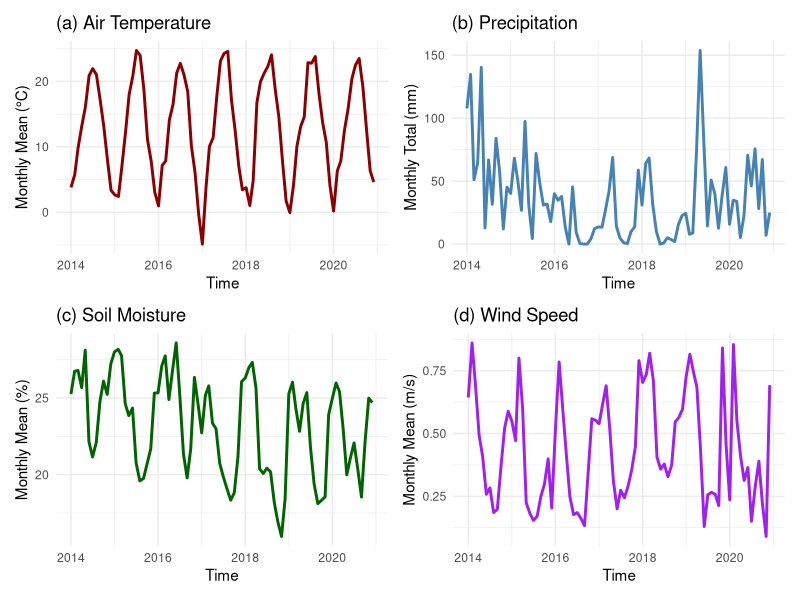
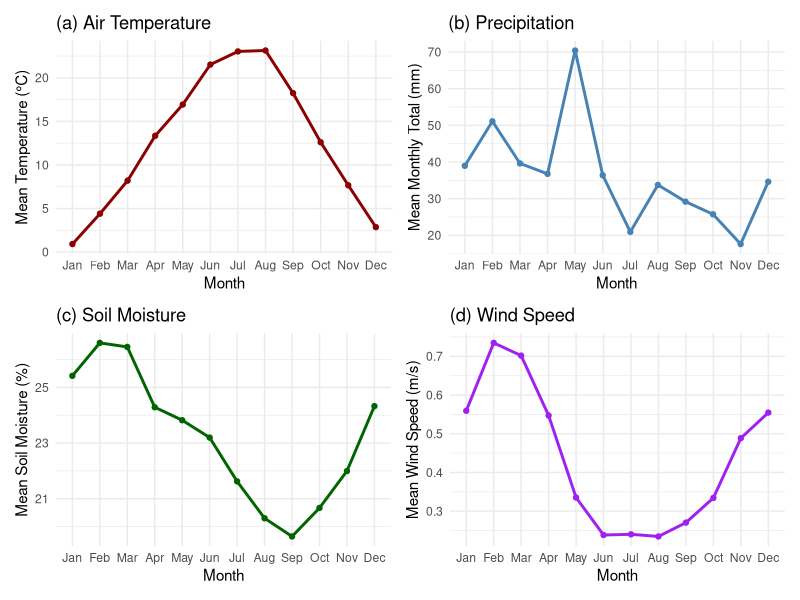
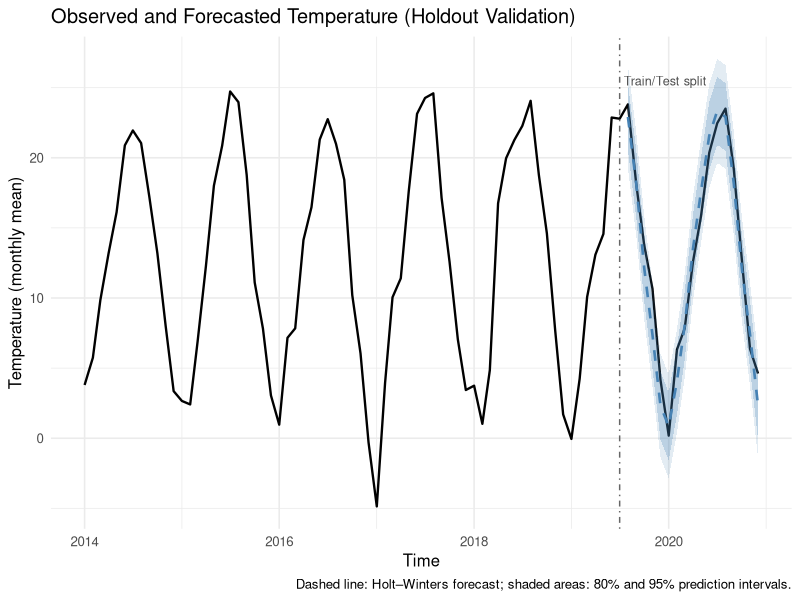
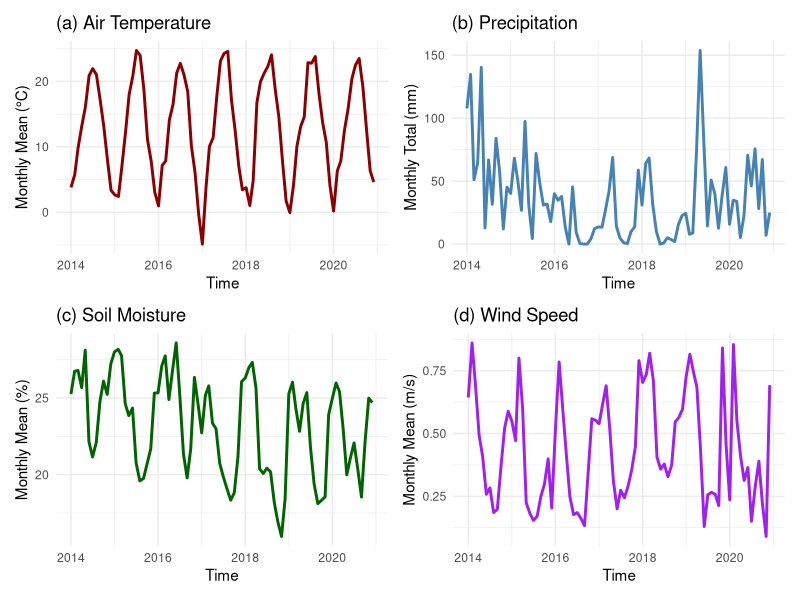
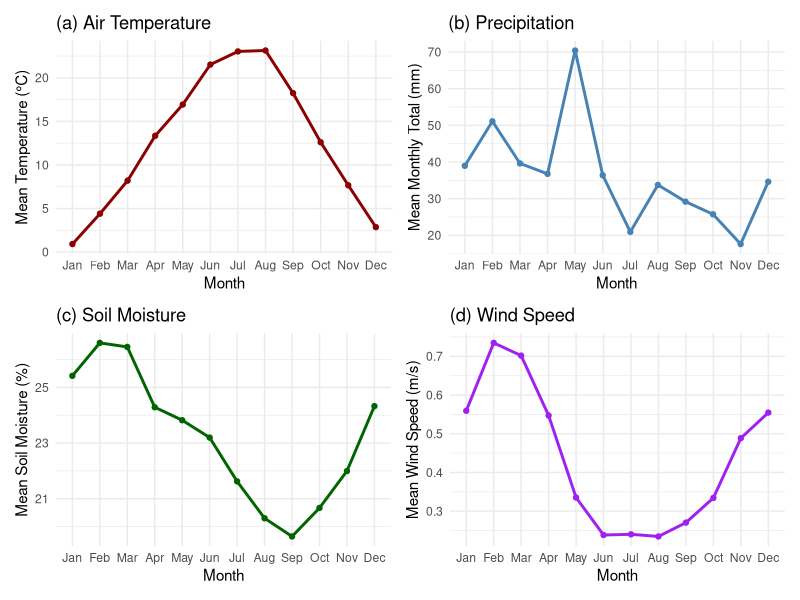
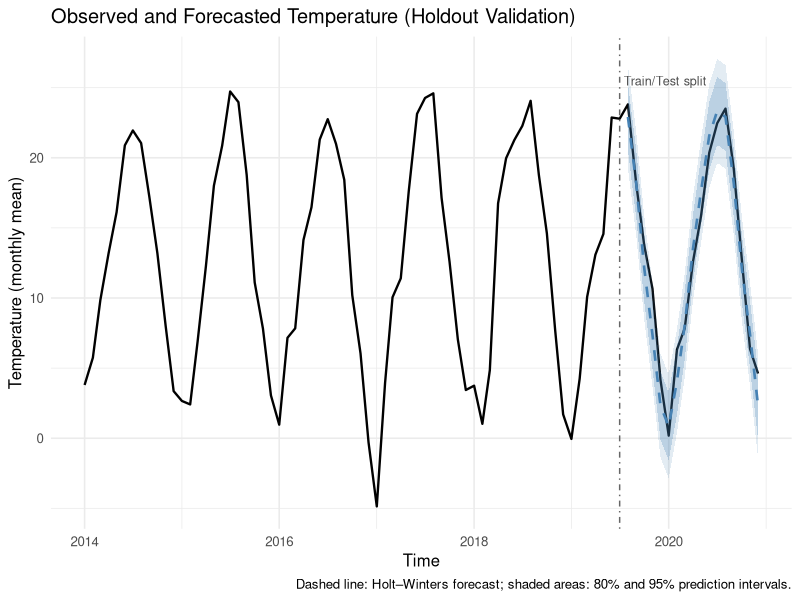

Recreate these plots in R, in order.


# =========================================================
# Figures.R
# Generates Figure 1 (monthly time series), Figure 2 (climatology),
# and Figure 3 (holdout forecast vs observed with prediction intervals).
# Input: monthly-data.xlsx (columns: Year, Month, Temperature, Precipitation,
#        SoilMoisture, WindSpeed)
# Output: PNG files saved in /outputs
# =========================================================

# ---- Packages (install once manually if missing) ----
library(dplyr)
library(ggplot2)
library(readxl)
library(stringr)
library(tibble)
library(patchwork)
library(forecast)


# ---- Load data ----
data_climate<-read_excel("monthly-data.xlsx")
view(data_climate)

# ---- Build a continuous time index (Year–Month) ----
# Month may be numeric (1–12) or text (e.g., "January").
data<- data_climate %>%
  mutate(
    Year = as.integer(Year),
    Month = case_when(
      suppressWarnings(!is.na(as.integer(Month))) ~ as.integer(Month),
      TRUE ~ match(str_to_title(substr(as.character(Month), 1, 3)), month.abb)
    ),
    Date = as.Date(sprintf("%04d-%02d-01", Year, Month))
  ) %>%
  arrange(Date)



# =========================================================
# Figure 1: Monthly aggregated time series (2014–2020)
# =========================================================

# (a) Temperature
p1_ts <- ggplot(data, aes(x = Date, y = Temperature)) +
  geom_line(color = "darkred", linewidth = 1) +
  labs(title = "(a) Air Temperature",
       x = "Time",
       y = "Monthly Mean (°C)") +
  theme_minimal()

# (b) Precipitation
p2_ts <- ggplot(data, aes(x = Date, y = Precipitation)) +
  geom_line(color = "steelblue", linewidth = 1) +
  labs(title = "(b) Precipitation",
       x = "Time",
       y = "Monthly Total (mm)") +
  theme_minimal()

# (c) Soil Moisture
p3_ts <- ggplot(data, aes(x = Date, y = SoilMoisture)) +
  geom_line(color = "darkgreen", linewidth = 1) +
  labs(title = "(c) Soil Moisture",
       x = "Time",
       y = "Monthly Mean (%)") +
  theme_minimal()

# (d) Wind Speed
p4_ts <- ggplot(data, aes(x = Date, y = WindSpeed)) +
  geom_line(color = "purple", linewidth = 1) +
  labs(title = "(d) Wind Speed",
       x = "Time",
       y = "Monthly Mean (m/s)") +
  theme_minimal()

# Create 4 panels
figure_time <- (p1_ts | p2_ts) / (p3_ts | p4_ts)

figure_time


ggsave("Figure1_TimeSeries_2014_2020.png",
       figure_time, width = 11, height = 5.8, dpi = 300)

# =========================================================
# Figure 2: Climatological monthly averages (2014–2020)
# Note: precipitation is already monthly totals in your dataset;
# here we compute the mean of monthly totals across years.
# =========================================================

# Climatological average by month (2014–2020)

climatology <- data %>%
  group_by(Month) %>%
  summarise(
    temp_mean  = mean(Temperature, na.rm = TRUE),
    precip_mean_total = mean(Precipitation, na.rm = TRUE),  # prosjek mjesečnih suma
    soil_mean  = mean(SoilMoisture, na.rm = TRUE),
    wind_mean  = mean(WindSpeed, na.rm = TRUE),
    .groups = "drop"
  ) %>%
  mutate(
    MonthLab = factor(month.abb[Month],
                           levels = month.abb,
                           ordered = TRUE))

# (a) Temperature
p1_clim <- ggplot(climatology, aes(x = MonthLab, y = temp_mean, group = 1)) +
  geom_line(color = "darkred", linewidth = 1) +
  geom_point(color = "darkred") +
  labs(title = "(a) Air Temperature",
       x = "Month",
       y = "Mean Temperature (°C)") +
  theme_minimal()

# (b) Precipitation
p2_clim <- ggplot(climatology, aes(x = MonthLab, y = precip_mean_total, group = 1)) +
  geom_line(color = "steelblue", linewidth = 1) +
  geom_point(color = "steelblue") +
  labs(title = "(b) Precipitation",
       x = "Month",
       y = "Mean Monthly Total (mm)") +
  theme_minimal()

# (c) Soil Moisture
p3_clim <- ggplot(climatology, aes(x = MonthLab, y = soil_mean, group = 1)) +
  geom_line(color = "darkgreen", linewidth = 1) +
  geom_point(color = "darkgreen") +
  labs(title = "(c) Soil Moisture",
       x = "Month",
       y = "Mean Soil Moisture (%)") +
  theme_minimal()

# (d) Wind Speed
p4_clim <- ggplot(climatology, aes(x = MonthLab, y = wind_mean, group = 1)) +
  geom_line(color = "purple", linewidth = 1) +
  geom_point(color = "purple") +
  labs(title = "(d) Wind Speed",
       x = "Month",
       y = "Mean Wind Speed (m/s)") +
  theme_minimal()

# Create 4 panels
figure2 <- (p1_clim | p2_clim) / (p3_clim | p4_clim)

figure2


ggsave("Figure2_ClimatologicalMonthly_Averages.png",
       figure2, width = 11, height = 5.8, dpi = 300)



# =========================================================
# Figure 3: Observed vs forecasted air temperature (holdout 80/20)
# Holt–Winters implemented via ETS; show 80% & 95% prediction intervals
# =========================================================

# Assumption that data_climate already exist as a tibble with columns:
# Year, Month, Temperature, ...

x <- data$Temperature
dates <- data$Date

n <- length(x)
n_train <- floor(0.8 * n)
h <- n - n_train

ts_train <- ts(x[1:n_train], frequency = 12)
fit_hw <- ets(ts_train)
fc_hw  <- forecast(fit_hw, h = h, level = c(80, 95))

df_full <- tibble(
  time_index = dates,
  Observed   = x
)

df_fc <- tibble(
  time_index = dates[(n_train + 1):n],
  Forecast   = as.numeric(fc_hw$mean),
  Lo80 = as.numeric(fc_hw$lower[, "80%"]),
  Hi80 = as.numeric(fc_hw$upper[, "80%"]),
  Lo95 = as.numeric(fc_hw$lower[, "95%"]),
  Hi95 = as.numeric(fc_hw$upper[, "95%"])
)

split_date <- dates[n_train]

fig3 <- ggplot() +
  # observed (whole time series)
  geom_line(data = df_full, aes(x = time_index, y = Observed), color = "black", linewidth = 0.8) +
  # prediction intervals (only test period)
  geom_ribbon(data = df_fc, aes(x = time_index, ymin = Lo95, ymax = Hi95),
              fill = "steelblue", alpha = 0.15) +
  geom_ribbon(data = df_fc, aes(x = time_index, ymin = Lo80, ymax = Hi80),
              fill = "steelblue", alpha = 0.25) +
  # forecast mean (test period)
  geom_line(data = df_fc, aes(x = time_index, y = Forecast),
            color = "steelblue", linewidth = 0.9, linetype = "dashed") +
  # vertical line for split
  geom_vline(xintercept = split_date, linetype = "dotdash", color = "gray40") +
  annotate("text", x = split_date, y = max(df_full$Observed, na.rm = TRUE),
           label = "Train/Test split", vjust = -0.6, hjust = -0.05, size = 3.2, color = "gray30") +
  labs(
    title = "Observed and Forecasted Temperature (Holdout Validation)",
    x = "Time",
    y = "Temperature (monthly mean)",
    caption = "Dashed line: Holt–Winters forecast; shaded areas: 80% and 95% prediction intervals."
  ) +
  theme_minimal(base_size = 12)

fig3

ggsave("Figure3_Temperature_Holdout.png",
       fig3, width = 11, height = 5.8, dpi = 300)




